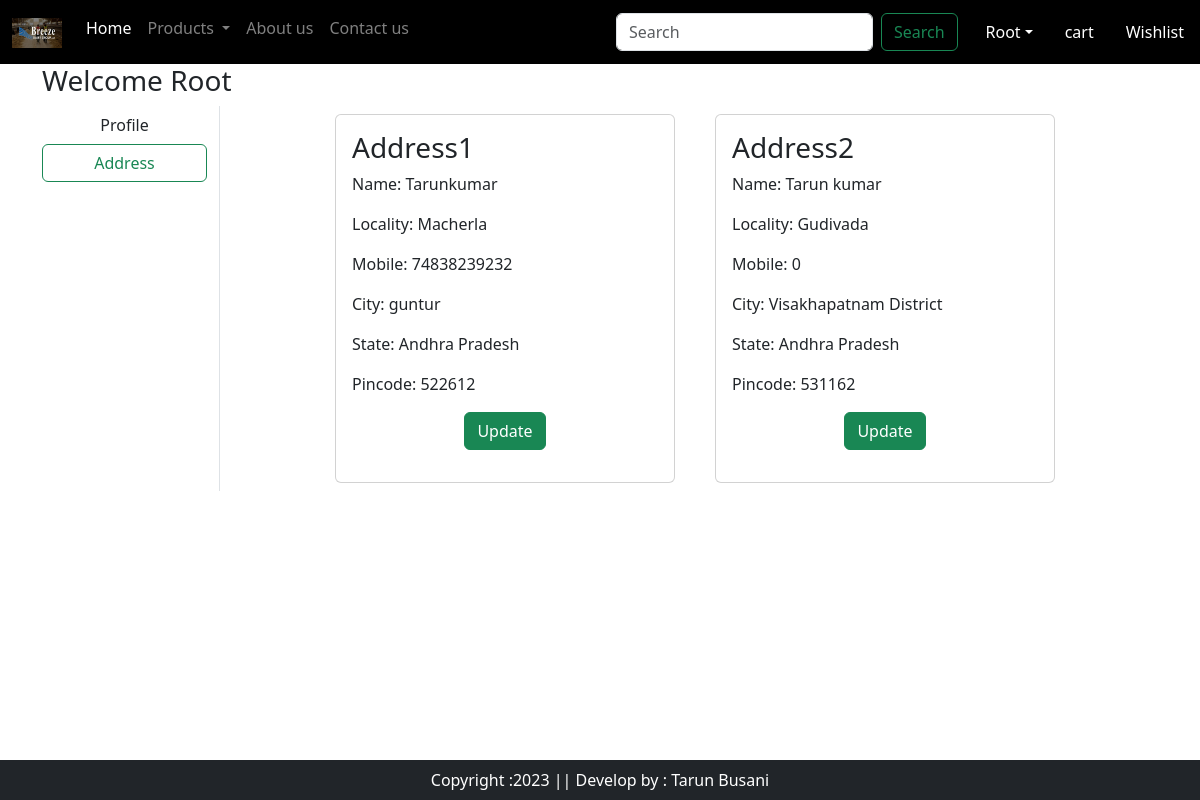
The page /address/ (signed in) on the database its author committed.
### ecommapp/models.py (models this page shows, shortened)
class customer(models.Model):
    user = models.ForeignKey(User,on_delete=models.CASCADE)
    name = models.CharField(max_length=50)
    locality=models.CharField(max_length=50)
    city=models.CharField(max_length=50)
    mobile=models.IntegerField(default=0)
    zipcode=models.IntegerField()
    state=models.CharField(choices=STATE_CHOICES,max_length=50)

### ecommapp/views.py (the view)
# urls.py: path("address/",views.address,name='address'),
def  address(request):
    add = customer.objects.filter(user=request.user)
    return render(request,'app/address.html',locals())

### ecommapp/templates/app/address.html (shortened to what this page needs)
{% extends 'app/base.html'%}
{% load static %}
{%block main-content %}
    <div class="container">
        <div class="row">
            <h3>Welcome <span class="text-capitalize">{{request.user}}</span></h3>
            <div class="col-sm-2 border-end">
                <ul class="list-unstyled">
                    <li class="d-grid"><a href="{%url 'profile' %}" class="btn">Profile</a></li>
                    <li class="d-grid"><a href="{%url 'address' %}" class="btn btn-outline-success">Address</a></li>
                </ul>
            </div>
            <div class="col-sm-8 offset-sm-1">
                <div class="row">
                    {%for ad in add %}
                    <div class="col-sm-6">
                        <div class="card m-2">
                         <div class="card-body">
                            <h3>Address{{forloop.counter}}</h3>
                            <p>Name: {{ad.name}}</p>
                            <p>Locality: {{ad.locality}}</p>
                            <p>Mobile: {{ad.mobile}}</p>
                            <p>City: {{ad.city}}</p>
                            <p>State: {{ad.state}}</p>
                            <p>Pincode: {{ad.zipcode}}</p>
                            <p class="text-center"><a href="{%url 'updateAddress' pk=ad.id %}" type="button" class="btn btn-success">Update</a></p>
                         </div>
                        </div>
                    </div>
                    {%endfor%}
                </div>
            </div>
        </div>
    </div>
{% endblock main-content %}

### ecommapp/templates/app/base.html (shortened to what this page needs)
<!DOCTYPE html>
{% load static %}
<html lang="en">
<head>
    <link rel="stylesheet" href="https://maxcdn.bootstrapcdn.com/bootstrap/4.5.2/css/bootstrap.min.css">
    <link href="https://cdn.jsdelivr.net/npm/bootstrap@5.3.1/dist/css/bootstrap.min.css" rel="stylesheet">
    <link rel="stylesheet" href="{% static 'app/css/owl.carousel.min.css'%}"/>
    <link rel="stylesheet" href="{% static 'app/css/all.min.css'%}"/>
    <link rel="stylesheet" href="{% static 'app/css/styles.css'%}"/>
</head>
<body>
    <nav class="navbar navbar-expand-lg navbar-dark bg-black">
        <div class="container-fluid">
            <a class="navbar-brand" href="#">
                <img src="{% static 'app/images/log.jpg'%}" width="50" height="30" />
            </a>
            <div class="collapse navbar-collapse" id="navbarSupportedContent">
            <ul class="navbar-nav mr-auto mb-2 mg-lg-0">
             {%if request.user.is_authenticated %}
                <li class="nav-item ">
                <a class="nav-link active" aria-current="page" href="/">Home <span class="sr-only">(current)</span></a>
                </li>
                <li class="nav-item dropdown">
                    <a class="nav-link dropdown-toggle" href="#" id="navbarDropdown" role="button"
                    data-bs-toggle="dropdown" aria-haspopup="true" aria-expanded="false">
                    Products
                    </a>
                </li>
                <li class="nav-item">
                <a class="nav-link " href="{% url 'about' %}">About us</a>
                </li>
                <li class="nav-item">
                    <a class="nav-link " href="{% url 'contact'%}">Contact us</a>
                </li>
            </ul>
            </div>
            <form class="d-flex" role="search">
                <input class="form-control me-2" type="search" placeholder="Search" aria-label="Search">
                <button class="btn btn-outline-success my-2 my-sm-0" type="submit">Search</button>
            </form>
            </div>
            <ul class="navbar-nav me-auto mb-2 mb-lg-0">
                <li class="nav-item dropdown mx-2">
                    <a class="nav-link dropdown-toggle text-white" href="#"
                    id="profileDropdown" role="button" data-bs-toggle="dropdown" aria-expanded="false">{{request.user.username|capfirst}}</a>
                </li>
                <li class="nav-item mx-2">
                    <a href="{%url 'showcart'%}" class="nav-link text-white">cart</a>
                </li>
                <li class="nav-item mx-2">
                    <a href="#" class="nav-link text-white">Wishlist </a>
                </li>
             {%endif%}
            </ul>
     </nav>
    {% block main-content %}{% endblock main-content %}
    <footer class="container-fluid fixed-bottom bg-dark text-center text-white p-2 mt-5">
        Copyright :2023  ||     Develop by : Tarun Busani
    </footer>
</body>
</html>

### rows shown on the page
customer: name "Tarunkumar", locality "Macherla", mobile "74838239232", city "guntur", state "Andhra Pradesh", zipcode "522612"
customer: name "Tarun kumar", locality "Gudivada", mobile "0", city "Visakhapatnam District", state "Andhra Pradesh", zipcode "531162"

### other values the page prints
{{ request.user.username|capfirst }} "Root"
{{ request.user }} "Root"
